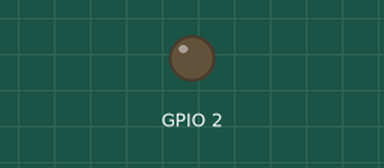
Simulated run of this program. Board: ESP8266 (NodeMCU). On the bench: output pins drawn as LEDs (lit = HIGH, except the on-board LED, lit = LOW).

Above: at 1.0 s.
At 3.0 s:
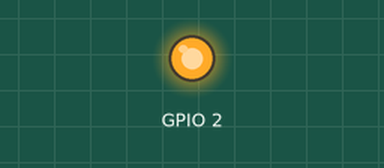
Timing chart, 0 to 5.2 s (numbered marks = the images above):
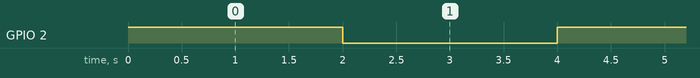

Measured:
- by itself, GPIO 2: alternates HIGH for 2.0 s and LOW for 2.0 s

The program:

main.cpp
```cpp
#include <Arduino.h>

void setup() {
  pinMode(BUILTIN_LED, OUTPUT);
}

void loop() {
  digitalWrite(BUILTIN_LED, HIGH);
  delay(2000);
  digitalWrite(BUILTIN_LED, LOW);
  delay(2000);
}
```
